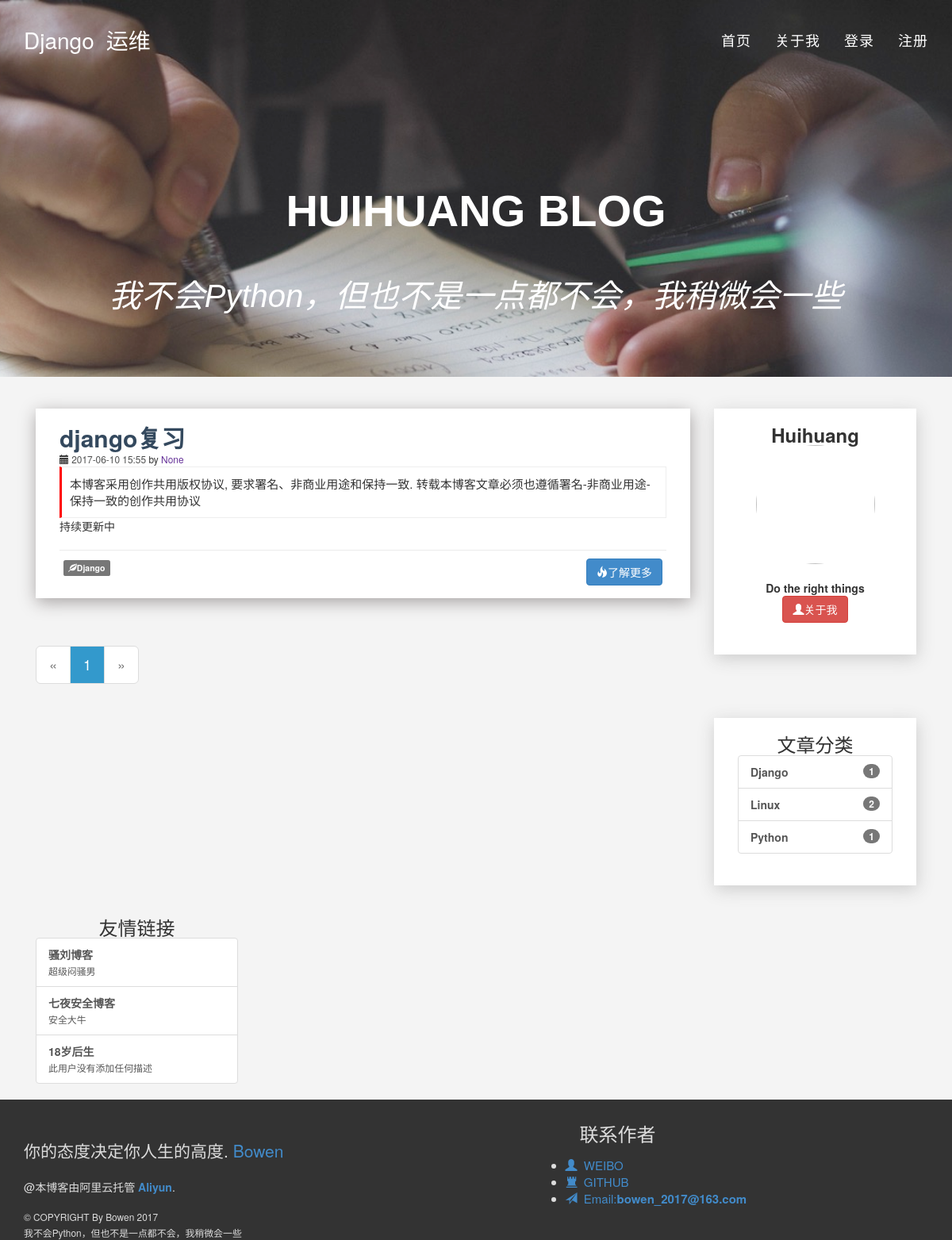
Screenshot of /?tag=Django with the database file from the repository.
### firstapp/models.py (models this page shows, shortened)
class Article(models.Model):
    title = models.CharField(null=True,blank=True,max_length=500)
    comment = models.TextField(null=True)
    author = models.ForeignKey("UserProfile",verbose_name="作者",null=True,blank=True)
    abstract = models.TextField(null=True)
    body = models.TextField(null=True)
    create_time = models.DateTimeField(blank=True,default=datetime.datetime.now)
    category = models.ForeignKey('Category',verbose_name='Tag',null=True,blank=True,)
    VOTE_CHOICES = (
        ('Draft', 'Draft'),
        ('Complete', 'Complete'),
    )
    Status = models.CharField(choices=VOTE_CHOICES, max_length=10)

class Category(models.Model):
    name = models.CharField(max_length=20)
    create_time = models.DateTimeField(blank=True, default=datetime.datetime.now)
    def __str__(self):
        return self.name

class Link(models.Model):
    name = models.CharField(max_length=32, unique=True)
    url = models.URLField(unique=True)
    description = models.CharField(max_length=255, default='此用户没有添加任何描述')
    add_time = models.DateTimeField(blank=True,default=datetime.datetime.now)

### firstapp/views.py (the view)
# urls.py: url(r'^$', index, name='index'),
def index(request):
    queruset = request.GET.get('tag')
    if queruset:
        article_list = Article.objects.filter(category__name__contains=queruset, Status='Complete').order_by('-id')
    else:
        article_list = Article.objects.order_by('-id').filter(Status='Complete')
    page_robot = Paginator(article_list, 5)
    page_num = request.GET.get('page')
    try:
        article_list = page_robot.page(page_num)
    except EmptyPage:
        article_list = page_robot.page(page_robot.num_pages)
    except PageNotAnInteger:
        article_list = page_robot.page(1)
    category_list = Category.objects.all().annotate(
        num_articles=Count('article')).filter(num_articles__gt=0)
    links_list = Link.objects.all()
    context = dict()
    context['article_list'] = article_list
    context['category_list'] = category_list
    context['links_list'] = links_list
    return render(request, 'index.html', context)

### firstapp/templatetags/custom_markdown.py (called while the page is built)
@register.filter(is_safe=True)  # 注册template filter
@stringfilter  # 希望字符串作为参数
def custom_markdown(value):
    return mark_safe(markdown.markdown(value,extensions =
    ['markdown.extensions.fenced_code', 'markdown.extensions.codehilite'],
                                    safe_mode=True,
                                    enable_attributes=False))

### firstapp/templates/index.html (shortened to what this page needs)
{% extends "base.html" %}
{% load custom_markdown %}
{% block body %}
		<div class="container">
			<div class="col-md-9">
				{% for article  in article_list  %}
							<article class="article" >
								<a  href="{% url 'detail' article.id %}" class="h2" style="color:#34495E"><strong>{{ article.title }}</strong></a>
								<p><small><span class="glyphicon glyphicon-calendar" aria-hidden="true"></span><span style="color:#4f5050;"> {{ article.create_time|date:"Y-m-d H:i" }}</span>&nbsp;by<span style="color:rebeccapurple;"> {{ article.author }}</span></small>
								</p>
								<div class="post-alert">本博客采用创作共用版权协议, 要求署名、非商业用途和保持一致. 转载本博客文章必须也遵循署名-非商业用途-保持一致的创作共用协议</div>
								<p>
										{{ article.body|custom_markdown|safe|truncatechars:50}}
								</p>
								<div style="border-top:1px solid #EBEBEB;padding:10px 5px;margin-top:20px;">
									<p>
                                        <a href="?tag={{ article.category }}"><span class="label label-default text-left"><span class="glyphicon glyphicon-leaf" aria-hidden="true"></span>{{article.category}}</span></a>
										<a href="{% url 'detail' article.id %}" style="float:right"><button class="btn btn-primary btn-wide text-right"><span class="glyphicon glyphicon-fire
											glyphicon " ></span>了解更多</button></a>
                                    </p>
								</div>
							</article>
				{% endfor %}
						<nav>
							<ul class="pagination pagination-lg">
										{% if article_list.has_previous %}
		                <li ><a href="?page={{ article_list.previous_page_number }}">&laquo;</a></li>
				            {% else %}
										<li  class="previous disabled"><a>&laquo;</a></li>
				            {% endif %}
				            {% for page_number in article_list.paginator.page_range %}
				                {% ifequal page_number  article_list.number %}
												<li ><a href="?page={{ page_number }}" style="background-color:#3399CC; color:white">
														{{ page_number }}
												</a></li>
				                {% else %}
												<li><a href="?page={{ page_number }}">
														{{ page_number }}
												</a></li>
				                {% endifequal %}
				            {% endfor %}
				            {% if  article_list.has_next %}
										<li><a href="?page={{ article_list.next_page_number }}">
										&raquo;</a></li>
				            {% else %}
										<li  class="previous disabled"><a >
										&raquo;</a></li>
				            {% endif %}
							</ul>
				</nav>
			</div>
			<div class="col-md-3" id=profile>
					<div class="category">
						<h3 style="text-align:center;"><strong>Huihuang</strong></h3>
						<div class="list-group">
							<div align="center">
								<img src="http://img2.3lian.com/2014/c6/42/d/44.jpg" style="height:150px;width:150px;border-radius:130px;text-align:center" align="center">
							</div>
							<br>
							<p style="text-align:center;">
								<strong>Do the right things</strong>
							</p>
							<p style="text-align:center">
								<a href="{% url 'about' %}"><button class="btn btn-danger btn-wide"><span class="glyphicon glyphicon-user"></span>关于我</button></a>
							</p>
						</div>
					</div>
			</div>
			<div class="col-md-3">
					<div class="category">
						<h3 style="text-align:center;">文章分类</h3>
						<div class="list-group">
							{% for tag in category_list %}
									<a href="?tag={{ tag.name }}" class="list-group-item"><span class="badge">{{ tag.num_articles }}</span><strong>{{ tag.name }}</strong></a>
							{% endfor %}
						</div>
					</div>
			</div>
          <div class="col-md-3">
					<div class="link">
						<h3 style="text-align:center;">友情链接</h3>
						<div class="list-group">
							{% for link in links_list %}
                                <a href="{{ link.url }}" class="list-group-item"><strong>{{ link.name }}</strong><br><small>{{ link.description }}</small></a>
							{% endfor %}
						</div>
					</div>
          </div>
	</div>
	{% endblock %}

### firstapp/static/css/style.css (style rules this page uses)
* { font-family: "Helvetica Neue",Helvetica,Arial,"Microsoft Yahei","Hiragino Sans GB","Heiti SC","WenQuanYi Micro Hei",sans-serif; }
.category { margin-top: 40px; box-shadow:1px 5px 20px #CCC; background-color:white;padding:20px 30px; margin-bottom:40px; }
.article { margin-top: 40px; box-shadow:1px 5px 20px #A7A3A3; background-color:white;padding:20px 30px; margin-bottom:40px; }
a:link { text-decoration:none; }
li { font-size: 18px; }
.post-alert { padding: 10px; font-size: 15px; border: 1px solid #EEE; border-left: 3px solid red; }

### firstapp/static/css/common_form.css (style rules this page uses)
html, body, div, span, applet, object, iframe, h1, h2, h3, h4, h5, h6, p, blockquote, pre, a, abbr, acronym, address, big, cite, code, del, dfn, em, img, ins, kbd, q, s, samp, small, strike, strong, sub , sup, tt, var, b, u, i, dl, dt, dd, ol, ul, li, fieldset, form, label, legend, table, caption, tbody, tfoot, thead, tr, th, td, article, aside, canvas, details, embed, figure, figcaption, footer, header, hgroup, menu, nav, output, section, summary, time, mark, audio, video { margin: 0; padding: 0; border: 0 }
body { font-family: "微软雅黑"; background: #f4f4f4; }

### firstapp/static/css/new.css (style rules this page uses)
* { font-family: "Helvetica Neue",Helvetica,Arial,"Microsoft Yahei","Hiragino Sans GB","Heiti SC","WenQuanYi Micro Hei",sans-serif; }
body { margin: 0px; font-family: "Open Sans", Sans-serif; }
a, a:hover, a:focus, a:active, a.active { outline: 0; }

### rows the page displays
Article: title "django复习", create_time "2017-06-10 15:55", author "None", body|custom_markdown "持续更新中", category "Django"
Category: num_articles "1", name "Django"
Category: num_articles "2", name "Linux"
Category: num_articles "1", name "Python"
Link: name "骚刘博客", description "超级闷骚男"
Link: name "七夜安全博客", description "安全大牛"
Link: name "18岁后生", description "此用户没有添加任何描述"

### other values shown
{{ page_number }} "1"
